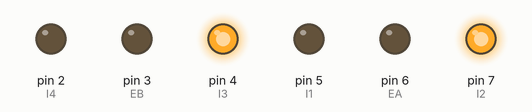
Simulated run of this sketch. Board: Arduino Uno, built with avr-gcc and run on an emulated ATmega328P. Parts: output pins drawn as LEDs (lit = HIGH). What the sketch prints to the serial monitor is not drawn.

Above: at 0.1 s.
Timing chart, 0 to 1.6 s (numbered marks = the images above):
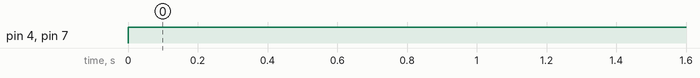

The sketch:

ar_sr_br.ino
```cpp
/*
PI controller - MREN 203

Purujit, Yan, Kaustubh

transational speed controller and rotational rate controller

*/

//left wheel connections
// int EB = 6;
// int I3 = 7;
// int I4 = 5;
int EA = 6;
int I1 = 5;
int I2 = 7;

double omega_L = 0;
double omega_R = 0;
double vel_L = 0;
double vel_R = 0;

//encoder
const byte SIGNAL_B_R = 8;
const byte SIGNAL_A_R = 9;
const byte SIGNAL_B_L = 10;
const byte SIGNAL_A_L = 11;

volatile long encoder_ticks_a = 0;
volatile long encoder_ticks_b = 0;

//right wheel connections
int EB = 3;
int I3 = 4;
int I4 = 2;

//wheel and robot charactersistics
const int TPR = 3000;
const double RHO = 0.0625;
const double L = 0.2775;

//output to wheels
bool dir_l = 0;
bool dir_r = 0;

//wheel errors
double e_now_l = 0;
double e_now_r = 0;
double e_sum_l = 0;
double e_sum_r = 0;

float v_desired = 0;
float omega = 0;

float scan_v_d = 0;
float scan_omega = 0;

//time
long t_last = 0;
long t_now = 0;

//proportional
long u_l = 0;
long u_r = 0;


////////////////////////////////////////// Wheel Speed Estimation //////////////////////////////////////////////////

// SEPARATE ISR for left encoder only
void decodeEncoderTicks_L()
{
    if (digitalRead(SIGNAL_B_L) == LOW)
    {
        encoder_ticks_a--;
    }
    else
    {
        encoder_ticks_a++;
    }
}

// SEPARATE ISR for right encoder only
void decodeEncoderTicks_R()
{
    if (digitalRead(SIGNAL_B_R) == LOW)
    {
        encoder_ticks_b--;
    }
    else
    {
        encoder_ticks_b++;
    }
}


////////////////////////////////////////////////////////////error wheel///////////////////////////////////////////////////////
void error_wheel_l(double v_d, double v_l, double omega, double l)
{
  e_now_l = (v_d - (l * omega) * 0.5) - v_l;
  e_sum_l += e_now_l;
}

void error_wheel_r(double v_d, double v_r, double omega, double l)
{
  e_now_r = (v_d + (l * omega) * 0.5) - v_r;
  e_sum_r += e_now_r;
}

/////////////////////////////////////////////////////////controller//////////////////////////////////////////////////////////
void pi_control(int k_p, int k_i)
{
  u_l = k_p * e_now_l + k_i * e_sum_l;
  u_r = k_p * e_now_r + k_i * e_sum_r;

  // u_l control output constraint
  if (u_l > 255) {
      u_l = 255;
      e_sum_l -= e_now_l;  // Anti-windup
  }
  else if (u_l < -255) {
      u_l = -255;
      e_sum_l -= e_now_l;  // Anti-windup
  }

  // u_r control output constraint
  if (u_r > 255) {
      u_r = 255;
      e_sum_r -= e_now_r;  // Anti-windup
  }
  else if (u_r < -255) {
      u_r = -255;
      e_sum_r -= e_now_r;  // Anti-windup
  }

  // direction flag
  dir_l = (u_l > 0) ? 1 : 0;
  dir_r = (u_r > 0) ? 1 : 0;
}

//////////////////////////////////////////////////////////////////////////setup//////////////////////////////////////////////////////////////////////
void setup() {
  Serial.begin(115200);

  // wheel setup
  pinMode(EB, OUTPUT);
  pinMode(I2, OUTPUT);
  pinMode(I1, OUTPUT);
  pinMode(EA, OUTPUT);
  pinMode(I3, OUTPUT);
  pinMode(I4, OUTPUT);

  // Set the pin modes for the encoders
  pinMode(SIGNAL_A_L, INPUT);
  pinMode(SIGNAL_B_L, INPUT);
  pinMode(SIGNAL_A_R, INPUT);
  pinMode(SIGNAL_B_R, INPUT);

  // Attach SEPARATE ISRs for each encoder
  attachInterrupt(digitalPinToInterrupt(SIGNAL_A_L), decodeEncoderTicks_L, RISING);
  attachInterrupt(digitalPinToInterrupt(SIGNAL_A_R), decodeEncoderTicks_R, RISING);


  t_last = millis();
}

//////////////////////////////////////////////////////////////////////////loop//////////////////////////////////////////////////////////////////////

unsigned long last_publish = 0;

void loop() {
  t_now = millis();

  // Publish encoder ticks every 50ms
  if (t_now - last_publish >= 50) {
    Serial.print("ENC ");
    Serial.print(encoder_ticks_a);
    Serial.print(" ");
    Serial.println(encoder_ticks_b);
    last_publish = t_now;
  }

  long dt = t_now - t_last;

  if (Serial.available()) {
      String line = Serial.readStringUntil('\n');
      line.trim();
      if (line.startsWith("CMD")) {
          // Find the positions of the spaces
          int firstSpace = line.indexOf(' ');
          int secondSpace = line.indexOf(' ', firstSpace + 1);

          if (firstSpace != -1 && secondSpace != -1) {
            // Extract substrings and convert to float
            scan_v_d = line.substring(firstSpace + 1, secondSpace).toFloat();
            scan_omega = line.substring(secondSpace + 1).toFloat();

            v_desired = scan_v_d / 100.0;
            omega = scan_omega / 100.0;

            // Serial.println(v_desired);
            // Serial.println(omega);
          }
        }
      }

    // --- 2. Run PI control on a fixed time step (e.g. every 50ms) ---
  if (dt >= 50) {
    long dt = t_now - t_last;

    omega_L = 2.0 * PI * ((double)encoder_ticks_a / (double)TPR) * 1000.0 / (double)dt;
    omega_R = 2.0 * PI * (-1.0 * (double)encoder_ticks_b / (double)TPR) * 1000.0 / (double)dt;

    vel_L = RHO * omega_L;
    vel_R = RHO * omega_R;

    // Serial.print("left wheel speed: ");
    // Serial.println(vel_L);
    // Serial.print("Right wheel speed: ");
    // Serial.println(vel_R);


    error_wheel_l(v_desired, vel_L, omega, L);
    error_wheel_r(v_desired, vel_R, omega, L);
    pi_control(800, 30);

    encoder_ticks_a = 0;
    encoder_ticks_b = 0;
    t_last = t_now;
  }

  // Setting motor spin direction
  if (dir_l == 0) {
    digitalWrite(I1, LOW);
    digitalWrite(I2, HIGH);
  } else {
    digitalWrite(I1, HIGH);
    digitalWrite(I2, LOW);
  }

  if (dir_r == 1) {
    digitalWrite(I3, LOW);
    digitalWrite(I4, HIGH);
  } else {
    digitalWrite(I3, HIGH);
    digitalWrite(I4, LOW);
  }

  analogWrite(EA, abs(u_l));
  analogWrite(EB, abs(u_r));
}
```

Measured:
- by itself, pin 4 (I3), pin 7 (I2): LOW → HIGH at 0.00 s
